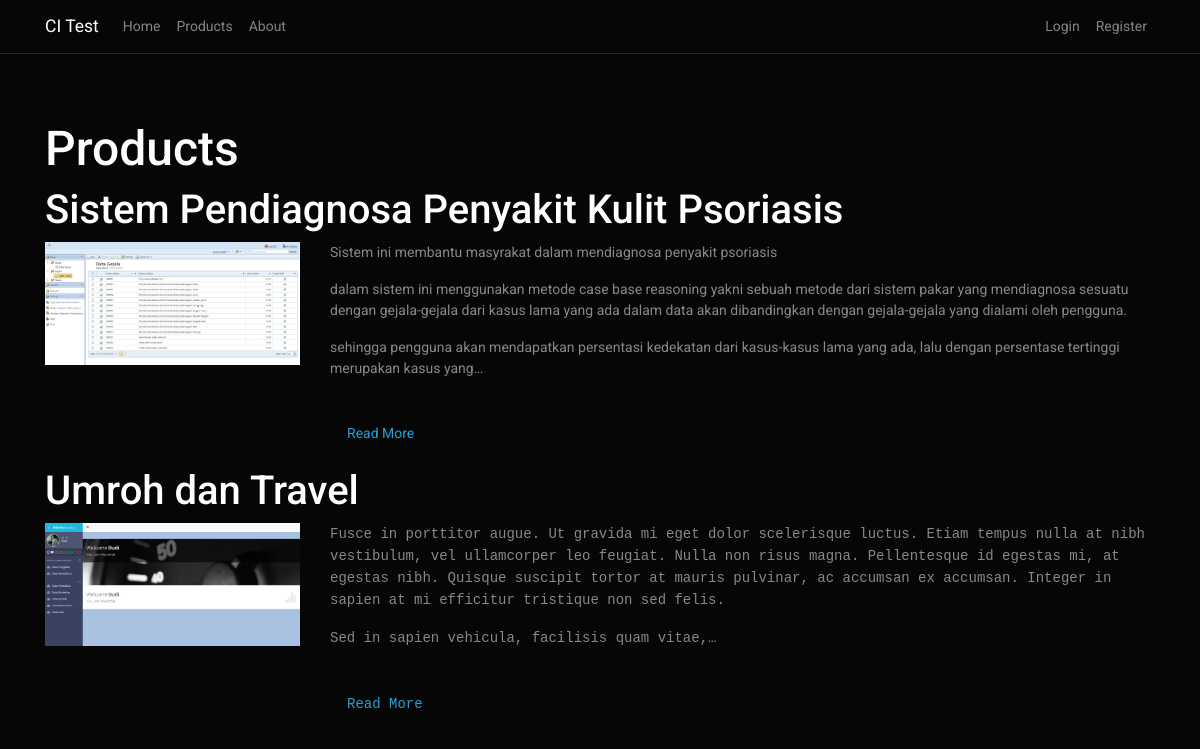
Page /products on the committed database.
### tables this page shows
CREATE TABLE `products` (
  `id` int(11) NOT NULL,
  `name` varchar(255) NOT NULL,
  `info` text NOT NULL,
  `category` varchar(255) NOT NULL,
  `pictures` varchar(255) NOT NULL
);

### application/controllers/Products.php (called while the page is built, shortened)
<?php
	class Products extends CI_Controller{
		public function index($offset = 0){
			$config['per_page'] = 3;
			$data['title'] = 'Products';
			$data['products'] = $this->product_model->get_products(FALSE, $config['per_page'], $offset);
			$this->load->view('templates/header');
			$this->load->view('products/index', $data);
			$this->load->view('templates/footer');
		}
	}

### index.php (called while the page is built, shortened)
<?php
require_once BASEPATH.'core/CodeIgniter.php';

### application/models/Product_model.php (called while the page is built, shortened)
<?php
	class Product_model extends CI_Model{
		public function get_products($name = FALSE, $limit = FALSE, $offset = FALSE){
			if($limit){
				$this->db->limit($limit, $offset);
			}
			if($name === FALSE){
				$this->db->order_by('products.id', 'DESC');
				$query = $this->db->get('products');
				return $query->result_array();
			}
			$query = $this->db->get_where('products', array('name' => $name));
			return $query->row_array();
		}
	}

### application/views/products/index.php (the view, shortened to what this page needs)
<h2><?= $title ?></h2>
<?php if((!$this->session->userdata('logged_in')) || ($this->session->userdata('user_id') != 1)) : ?>
<?php foreach($products as $product) : ?>
	<h3><?php echo $product['name']; ?></h3>
	<div class="row">
		<div class="col-md-3">
			<img class="product-thumb" src="<?php echo site_url(); ?>assets/images/products/<?php echo $product['pictures']; ?>">
		</div>
		<div class="col-md-9">
		<?php echo word_limiter($product['info'], 60); ?>
		<br><br>
		<p><a class="btn btn-default" href="<?php echo site_url('/products/'.$product['name']); ?>">Read More</a></p>
		</div>
	</div>
<?php endforeach; ?>
<?php endif; ?>

### application/views/templates/header.php (shortened to what this page needs)
<!DOCTYPE html>
<html>
	<head>
		<link rel="stylesheet" href="<?php echo base_url(); ?>assets/css/bootstrap.css">
		<link rel="stylesheet" href="<?php echo base_url(); ?>assets/css/custom.min.css">
    <link rel="stylesheet" href="<?php echo base_url(); ?>assets/css/style.css">
	</head>
	<body>
  <div class="navbar navbar-expand-lg fixed-top navbar-dark bg-dark">
      <div class="container">
      <a class="navbar-brand" href="#">CI Test</a>
 <div class="collapse navbar-collapse" id="navbarResponsive">
          <ul class="navbar-nav">
      <li class="nav-item">
        <a class="nav-link" href="<?php echo base_url(); ?>">Home</a>
      </li>
      <li class="nav-item">
        <a class="nav-link" href="<?php echo base_url(); ?>products">Products</a>
      </li>
      <li class="nav-item">
        <a class="nav-link" href="<?php echo base_url(); ?>about">About</a>
      </li>
    </ul>
    <ul class="nav navbar-nav ml-auto navbar-right">
            <?php if(!$this->session->userdata('logged_in')) : ?>
            <li class="nav-item"><a class="nav-link" href="<?php echo base_url(); ?>users/login">Login</a></li>
            <li class="nav-item"><a class="nav-link" href="<?php echo base_url(); ?>users/register">Register</a></li>
          <?php endif; ?>
     </ul>
  </div>
</div>
</div>
<div class="container">

### application/views/templates/footer.php (shortened to what this page needs)
</div>
</body>
</html>

### assets/css/style.css (style rules this page uses)
.product-thumb { width:100%; }

### rows in the picture
products: name "Sistem Pendiagnosa Penyakit Kulit Psoriasis", pictures (picture), info "Sistem ini membantu masyrakat dalam mendiagnosa penyakit psoriasis dalam sistem ini menggunakan metode case base reasoning yakni sebuah metode dari sistem pakar yang mendiagnosa sesuatu dengan gejala-gejala dari kasus lama yang ada dalam data akan dibandingkan dengan gejala-gejala yang dialami oleh pengguna. sehingga pengguna akan mendapatkan persentasi kedekatan dari kasus-kasus lama yang ada, lalu dengan persentase tertinggi merupakan kasus yang…"
products: name "Umroh dan Travel", pictures (picture), info "Fusce in porttitor augue. Ut gravida mi eget dolor scelerisque luctus. Etiam tempus nulla at nibh vestibulum, vel ullamcorper leo feugiat. Nulla non risus magna. Pellentesque id egestas mi, at egestas nibh. Quisque suscipit tortor at mauris pulvinar, ac accumsan ex accumsan. Integer in sapien at mi efficitur tristique non sed felis. Sed in sapien vehicula, facilisis quam vitae,…"

### other values in the picture
$title "Products"
